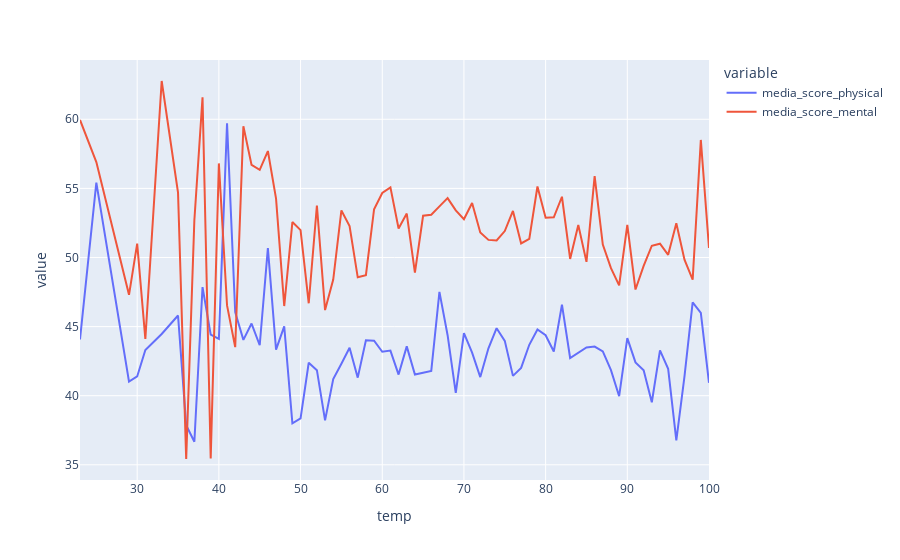

This figure's notebook cell:
### Markdown cell above
Relazione temperatura e media score

### Code cell
import plotly.express as px
# dataset["condizioni_meteo"] = pd.factorize(dataset["condizioni_meteo"])[0]
dataframe = pd.DataFrame({"temp":[], "media_score_physical": [],"media_score_mental": []})
for item in dataset["umidita_media"].unique():
  queryStringPhysical = "umidita_media == "+str(item)+" and pshysical_score == 1"
  queryStringMental = "umidita_media == "+str(item)+" and pshysical_score == 0"

  resPhysical = dataset.query(queryStringPhysical)
  resMental = dataset.query(queryStringMental)

  dataframe.loc[len(dataframe.index)] = [item, resPhysical["score_postop"].mean(), resMental["score_postop"].mean()]

dataframe = dataframe.sort_values("temp")


fig = px.line(dataframe, x="temp", y=["media_score_physical","media_score_mental"])
fig.show()

### Figure 1 — Plotly figure (JSON) as saved in the notebook; plotly's stock layout.template omitted (floating-point values rounded to 4 significant figures)
{"data": [{"hovertemplate": "variable=media_score_physical<br>temp=%{x}<br>value=%{y}<extra></extra>", "legendgroup": "media_score_physical", "line": {"color": "#636efa", "dash": "solid"}, "marker": {"symbol": "circle"}, "mode": "lines", "name": "media_score_physical", "orientation": "v", "showlegend": true, "type": "scatter", "x": [23, 25, 29, 30, 31, 33, 35, 36, 37, 38, 39, 40, 41, 42, 43, 44, 45, 46, 47, 48, 49, 50, 51, 52, 53, 54, 55, 56, 57, 58, 59, 60, 61, 62, 63, 64, 65, 66, 67, 68, 69, 70, 71, 72, 73, 74, 75, 76, 77, 78, 79, 80, 81, 82, 83, 84, 85, 86, 87, 88, 89, 90, 91, 92, 93, 94, 95, 96, 97, 98, 99, 100], "xaxis": "x", "y": [44.07, 55.42, 41.02, 41.39, 43.31, 44.47, 45.8, 37.87, 36.67, 47.86, 44.41, 44.11, 59.71, 46.04, 44.04, 45.22, 43.65, 50.67, 43.33, 45.02, 38.0, 38.36, 42.38, 41.85, 38.22, 41.2, 42.31, 43.46, 41.3, 44.02, 43.98, 43.18, 43.26, 41.53, 43.57, 41.53, 41.66, 41.79, 47.52, 44.38, 40.2, 44.54, 43.12, 41.35, 43.43, 44.89, 43.97, 41.43, 42.01, 43.68, 44.8, 44.38, 43.2, 46.59, 42.73, 43.08, 43.49, 43.56, 43.21, 41.85, 39.96, 44.17, 42.41, 41.85, 39.53, 43.28, 41.94, 36.77, 41.4, 46.75, 46.0, 40.93], "yaxis": "y"}, {"hovertemplate": "variable=media_score_mental<br>temp=%{x}<br>value=%{y}<extra></extra>", "legendgroup": "media_score_mental", "line": {"color": "#EF553B", "dash": "solid"}, "marker": {"symbol": "circle"}, "mode": "lines", "name": "media_score_mental", "orientation": "v", "showlegend": true, "type": "scatter", "x": [23, 25, 29, 30, 31, 33, 35, 36, 37, 38, 39, 40, 41, 42, 43, 44, 45, 46, 47, 48, 49, 50, 51, 52, 53, 54, 55, 56, 57, 58, 59, 60, 61, 62, 63, 64, 65, 66, 67, 68, 69, 70, 71, 72, 73, 74, 75, 76, 77, 78, 79, 80, 81, 82, 83, 84, 85, 86, 87, 88, 89, 90, 91, 92, 93, 94, 95, 96, 97, 98, 99, 100], "xaxis": "x", "y": [59.95, 56.9, 47.3, 51.0, 44.1, 62.77, 54.69, 35.42, 52.7, 61.59, 35.47, 56.81, 46.53, 43.51, 59.5, 56.7, 56.35, 57.7, 54.26, 46.49, 52.56, 51.98, 46.69, 53.76, 46.2, 48.4, 53.4, 52.28, 48.56, 48.72, 53.49, 54.67, 55.07, 52.1, 53.18, 48.9, 53.02, 53.1, 53.7, 54.29, 53.41, 52.77, 53.95, 51.81, 51.27, 51.23, 51.91, 53.37, 51.01, 51.35, 55.14, 52.87, 52.91, 54.39, 49.89, 52.35, 49.68, 55.88, 50.94, 49.23, 47.98, 52.36, 47.68, 49.39, 50.85, 51.0, 50.19, 52.48, 49.84, 48.4, 58.51, 50.68], "yaxis": "y"}], "layout": {"legend": {"title": {"text": "variable"}, "tracegroupgap": 0}, "margin": {"t": 60}, "xaxis": {"anchor": "y", "domain": [0, 1], "title": {"text": "temp"}}, "yaxis": {"anchor": "x", "domain": [0, 1], "title": {"text": "value"}}}}
